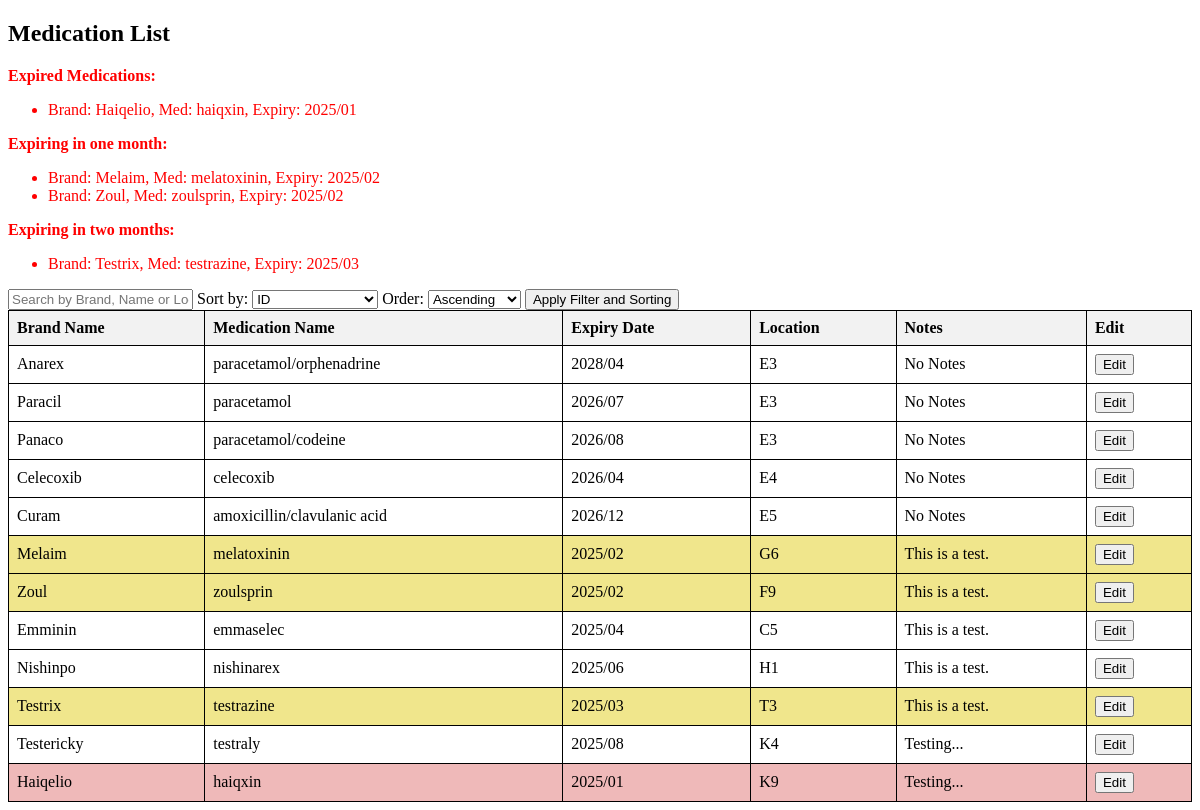
/medications, run on an earlier commit of the app's database.
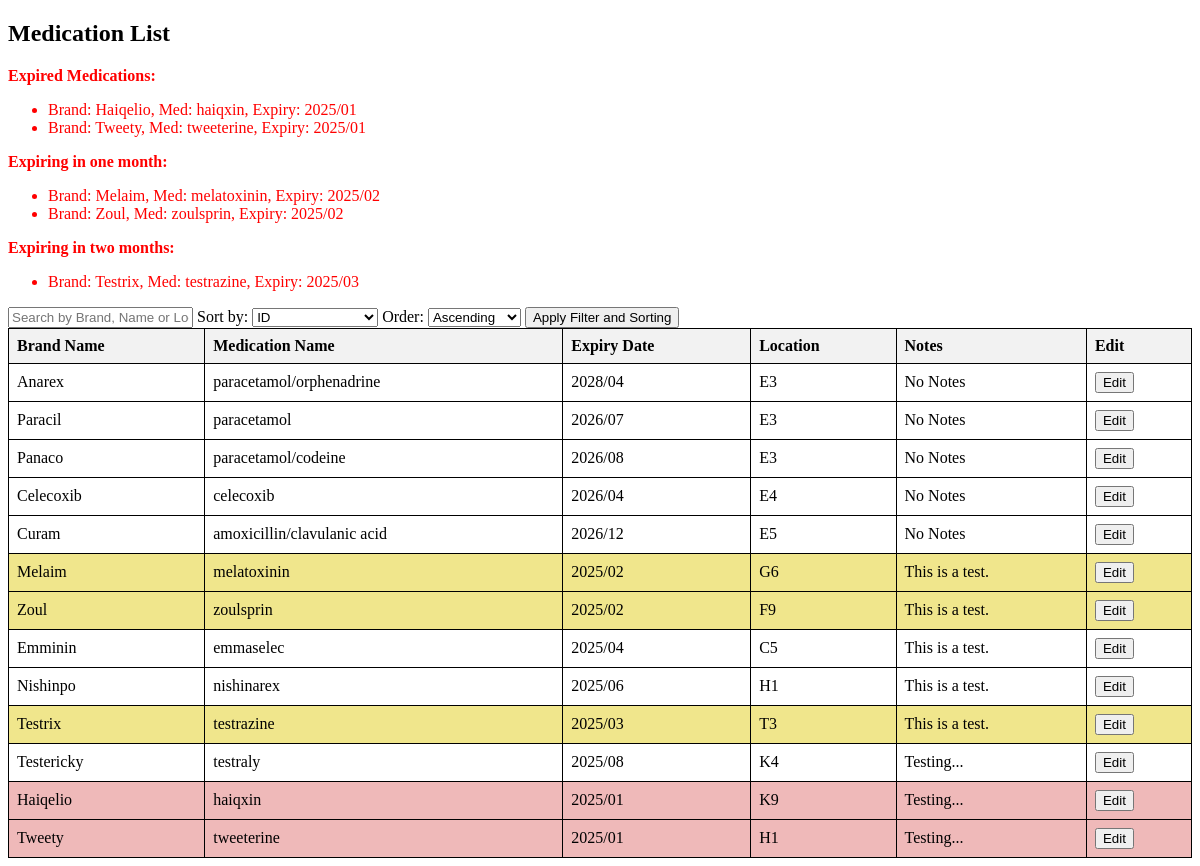
And on a later commit of the database.
### tables this page shows
CREATE TABLE medications (
            medication_id INTEGER PRIMARY KEY AUTOINCREMENT,
            brand_name TEXT NOT NULL,
            medication_name TEXT NOT NULL,
            expiry_date TEXT NOT NULL,
            location TEXT NOT NULL,
            notes TEXT
        );

### app.py (the view, shortened to what this page needs)
@app.route("/medications", methods=["GET"])
def medications():
    db = MedicationDatabase()
    search_term = request.args.get("search_term", "")
    sort_by = request.args.get("sort_by", "medication_id")
    sort_order = request.args.get("sort_order", "asc")
    with db as db_conn:
        query = "SELECT * FROM medications"
        query_args = []
        query += f" ORDER BY {sort_by} {sort_order}"
        db_conn.cursor.execute(query, query_args)
        medications = db_conn.cursor.fetchall()
    expiry_alerts = get_expiry_alerts(
        db
    )  # Added this to render the expiry alerts in this page also.
    return render_template(
        "medications.html",
        medications=medications,
        sort_by=sort_by,
        search_term=search_term,
        sort_order=sort_order,
        expiry_alerts=expiry_alerts,
        db=db,
    )

### database.py (called while the page is built)
    def __enter__(self):
        self.conn = sqlite3.connect(self.db_name)
        self.cursor = self.conn.cursor()
        return self

    def __exit__(self, exc_type, exc_val, exc_tb):
        if self.conn:
            self.conn.close()

### templates/medications.html (shortened to what this page needs)
<!DOCTYPE html>
<html lang="en">
<head>
</head>
<body>
    <h2>Medication List</h2>
    {% if expiry_alerts['expired'] or expiry_alerts['expiring_in_one_month'] or expiry_alerts['expiring_in_two_months']
    or expiry_alerts['closest_expiry'] %}
    <div style="color: red;">
        {% if expiry_alerts['expired'] %}
        <p><strong>Expired Medications:</strong></p>
        <ul>
            {% for med in expiry_alerts['expired'] %}
            <li> Brand: {{med[1]}}, Med: {{med[2]}}, Expiry: {{med[3]}}
            </li>
            {% endfor %}
        </ul>
        {% endif %}
        {% if expiry_alerts['expiring_in_one_month'] %}
        <p><strong>Expiring in one month:</strong></p>
        <ul>
            {% for med in expiry_alerts['expiring_in_one_month'] %}
            <li>Brand: {{med[1]}}, Med: {{med[2]}}, Expiry: {{med[3]}}</li>
            {% endfor %}
        </ul>
        {% endif %}
        {% if expiry_alerts['expiring_in_two_months'] %}
        <p><strong>Expiring in two months:</strong></p>
        <ul>
            {% for med in expiry_alerts['expiring_in_two_months'] %}
            <li> Brand: {{med[1]}}, Med: {{med[2]}}, Expiry: {{med[3]}}</li>
            {% endfor %}
        </ul>
        {% endif %}
    </div>
    {% endif %}
    <form method="get">
        <input type="text" name="search_term" placeholder="Search by Brand, Name or Location"
            value="{{ search_term if search_term else ''}}">
        <label for="sort_by">Sort by:</label>
        <select name="sort_by" id="sort_by">
            <option value="medication_id" {% if sort_by=="medication_id" %}selected{% endif %}>ID</option>
        </select>
        <label for="sort_order">Order:</label>
        <select name="sort_order" id="sort_order">
            <option value="asc" {% if sort_order=="asc" %}selected{% endif %}>Ascending</option>
        </select>
        <button type="submit">Apply Filter and Sorting</button>
    </form>
    <table>
        <thead>
            <tr>
                <th>Brand Name</th>
                <th>Medication Name</th>
                <th>Expiry Date</th>
                <th>Location</th>
                <th>Notes</th>
                <th>Edit</th>
            </tr>
        </thead>
        <tbody>
            {% for medication in medications %}
            <tr
                class="{% if medication in expiry_alerts['expired'] %}expired{% elif medication in expiry_alerts['expiring_in_one_month'] or medication in expiry_alerts['expiring_in_two_months'] %}expiring{% endif %}">
                <td>{{ medication[1] }}</td>
                <td>{{ medication[2] }}</td>
                <td>{{ medication[3] }}</td>
                <td>{{ medication[4] }}</td>
                <td>{{ medication[5] if medication[5] else 'No Notes' }}</td>
                <td> <a href="/edit/{{medication[0]}}"><button>Edit</button></a> </td>
            </tr>
            {% endfor %}
        </tbody>
    </table>
</body>
</html>

What changed in the data, as far as the page shows it:
added medications: brand_name "Tweety", medication_name "tweeterine", expiry_date "2025/01", location "H1", notes "Testing..."
